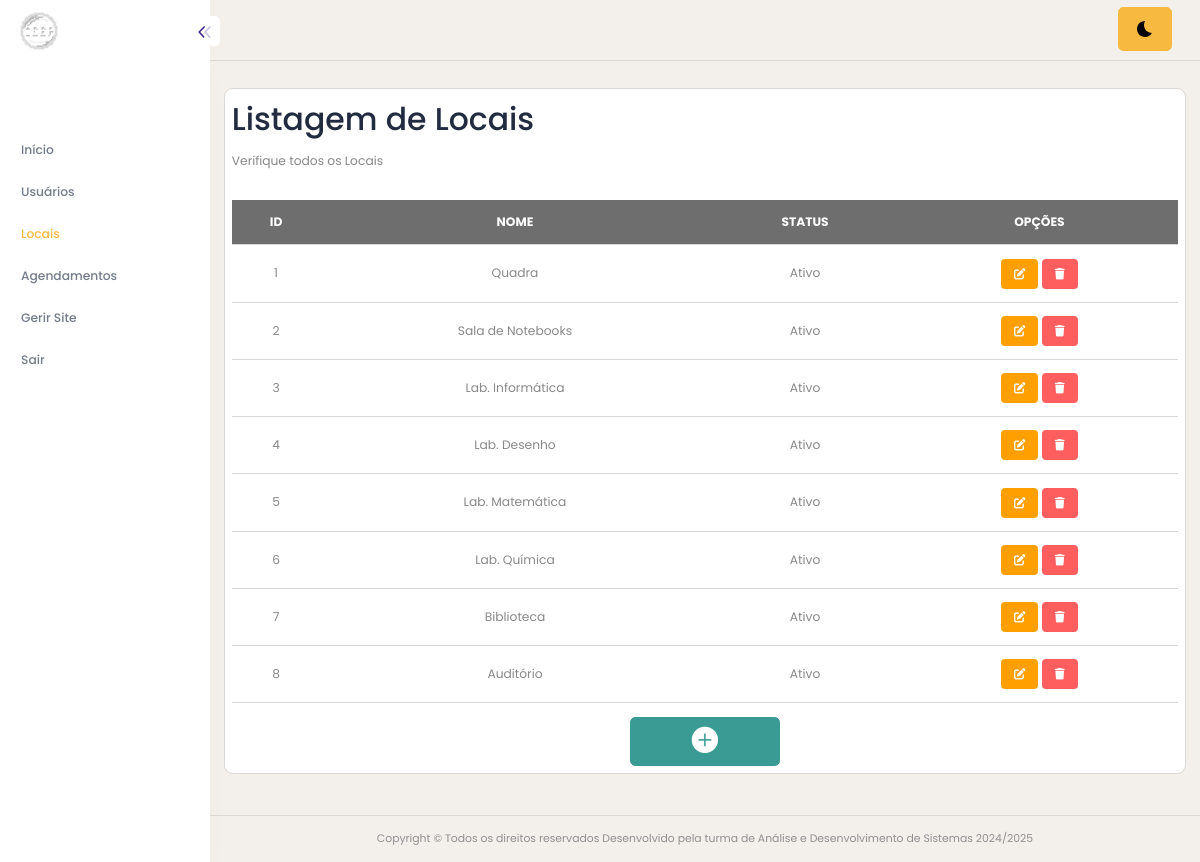
The page /projetoFinalAdmin/locais-pesquisar.php (signed in) on the database its author committed.
### tables this page shows
CREATE TABLE `locais` (
  `id` int(11) NOT NULL,
  `nome` varchar(100) DEFAULT NULL,
  `status` tinyint(1) DEFAULT NULL,
  `cor` varchar(10) NOT NULL
);

### projetoFinalAdmin/locais-pesquisar.php (the view, shortened to what this page needs)
<!DOCTYPE html>
<html lang="pt-BR">
<head>
    <?php include("app-header.php"); ?>
</head>
<body>
    <?php include("app-lateral.php"); ?>
    <div class="content-body" style="min-height: 899px;">
        <div class="container-fluid">
            <div class="row">
                <div class="card p-2">
                    <h1>Listagem de Locais</h1>
                    <p>Verifique todos os Locais</p>
                    <div class="table-responsive mt-3">
                        <table class="table">
                            <tr class="table-dark text-center">
                                <th>ID</th>
                                <th>NOME</th>
                                <th >STATUS</th>
                                <th>OPÇÕES</th>
                            </tr>
                            <?php
                            $sql = $conn->prepare("SELECT * from locais; ");
                            $sql->execute();
                            while ($dados = $sql->fetch()) {
                            ?>
                                <tr class="text-center">
                                    <td><?php echo $dados['id']; ?></td>
                                    <td><?php echo $dados['nome']; ?></td>
                                    <td>
                                        <?php
                                           if ($dados['status'] == 1) {
                                               echo "Ativo";
                                           } else {
                                               echo "Bloqueado";
                                           };
                                        ?>
                                    </td>
                                    <td class="text-center">
                                        <a href="locais-cadastro.php?id=<?php echo $dados['id']; ?>" class="btn btn-warning btn-sm"><i class="fa-solid fa-pen-to-square"></i></a>
                                        <a href="locais-deletar.php?id=<?php echo $dados['id']; ?>" class="btn btn-danger btn-sm"><i class="fa-solid fa-trash"></i></a>
                                    </td>
                                </tr>
                            <?php } ?>
                        </table>
                    </div>
                    <div class="row">
                        <div class="text-center">
                            <a href="locais-cadastro.php" class="btn btn-success" style="width: 150px;"><i class="bi bi-plus-circle-fill fs-2"></i></a>
                        </div>
                    </div>
                </div>
            </div>
        </div>
    </div>
    <?php include("app-footer.php"); ?>
</body>
</html>

### rows shown on the page
locais: id "1", nome "Quadra", status "Ativo"
locais: id "2", nome "Sala de Notebooks", status "Ativo"
locais: id "3", nome "Lab. Informática", status "Ativo"
locais: id "4", nome "Lab. Desenho", status "Ativo"
locais: id "5", nome "Lab. Matemática", status "Ativo"
locais: id "6", nome "Lab. Química", status "Ativo"
locais: id "7", nome "Biblioteca", status "Ativo"
locais: id "8", nome "Auditório", status "Ativo"
